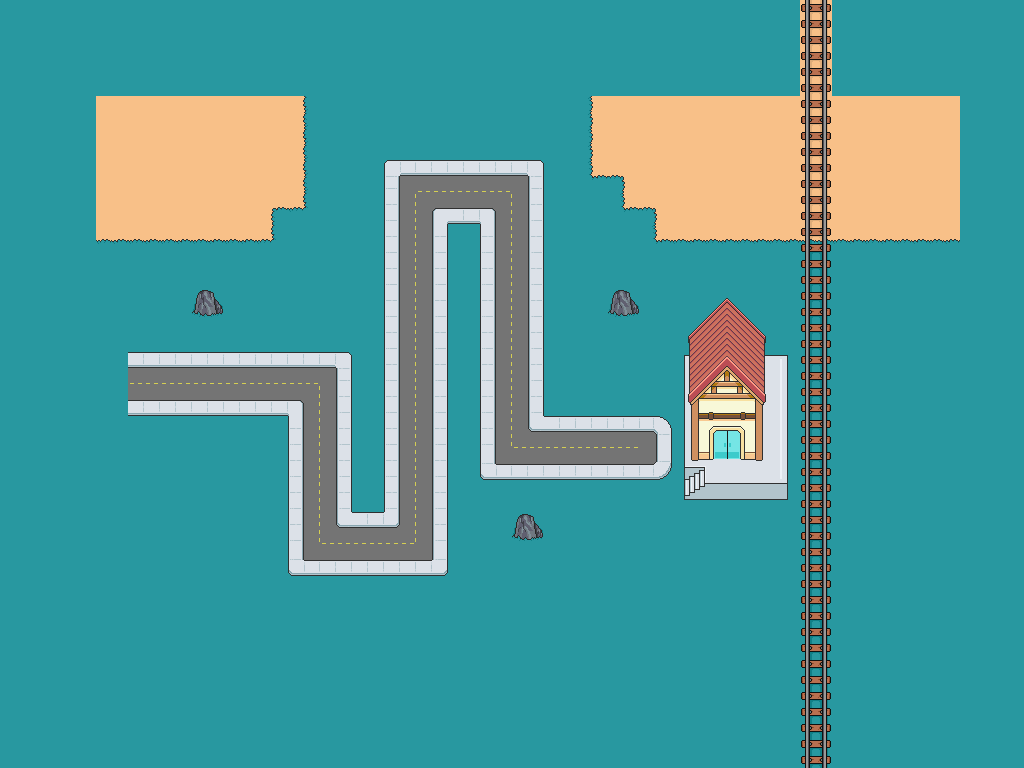

The image is a tile-based game level rendered from a .tmx file. Its description and source (layers, tilesets, objects; grid data summarised) follow:
An orthogonal 32x24 tile map with 32x32 px tiles, 2 tile layers (Tile Layer 1, Tile Layer 2) and 15 objects (6x tower_slot, 5x wave, goal, enemy_path).

<map version="1.4" tiledversion="1.4.3" orientation="orthogonal" renderorder="right-down" width="32" height="24" tilewidth="32" tileheight="32" infinite="0" nextlayerid="4" nextobjectid="21">
 <tileset firstgid="1" name="taipo-tilesheet" tilewidth="32" tileheight="32" tilecount="256" columns="16">
  <image source="taipo-tilesheet.png" width="512" height="512" />
 </tileset>
 <layer id="1" name="Tile Layer 1" width="32" height="24">
  <data>[768 cells, 768 non-empty, 24 distinct tile ids]</data>
 </layer>
 <layer id="3" name="Tile Layer 2" width="32" height="24">
  <data>[768 cells, 64 non-empty, 38 distinct tile ids]</data>
 </layer>
 <objectgroup id="2" name="Object Layer 1" visible="0">
  <object id="1" x="136" y="136" width="752" height="464" />
  <object id="4" type="wave" gid="241" x="136" y="120" width="32" height="32">
   <properties>
    <property name="armor" type="int" value="0" />
    <property name="delay" type="float" value="10" />
    <property name="enemy" value="crab" />
    <property name="hp" type="int" value="200" />
    <property name="index" type="int" value="0" />
    <property name="interval" type="float" value="6" />
    <property name="num" type="int" value="1" />
    <property name="path_index" type="int" value="0" />
    <property name="speed" type="float" value="20" />
   </properties>
  </object>
  <object id="5" x="136" y="64" width="200" height="15.9844">
   <text wrap="1">Enemy Waves</text>
  </object>
  <object id="6" type="wave" gid="241" x="200" y="120" width="32" height="32">
   <properties>
    <property name="armor" type="int" value="0" />
    <property name="delay" type="float" value="10" />
    <property name="enemy" value="snake" />
    <property name="hp" type="int" value="200" />
    <property name="index" type="int" value="1" />
    <property name="interval" type="float" value="3" />
    <property name="num" type="int" value="1" />
    <property name="path_index" type="int" value="0" />
    <property name="speed" type="float" value="20" />
   </properties>
  </object>
  <object id="7" type="wave" gid="241" x="264" y="120" width="32" height="32">
   <properties>
    <property name="armor" type="int" value="0" />
    <property name="delay" type="float" value="10" />
    <property name="enemy" value="skeleton" />
    <property name="hp" type="int" value="200" />
    <property name="index" type="int" value="2" />
    <property name="interval" type="float" value="3" />
    <property name="num" type="int" value="1" />
    <property name="path_index" type="int" value="0" />
    <property name="speed" type="float" value="20" />
   </properties>
  </object>
  <object id="8" type="wave" gid="241" x="328" y="120" width="32" height="32">
   <properties>
    <property name="armor" type="int" value="0" />
    <property name="delay" type="float" value="10" />
    <property name="enemy" value="skeleton2" />
    <property name="hp" type="int" value="200" />
    <property name="index" type="int" value="3" />
    <property name="interval" type="float" value="3" />
    <property name="num" type="int" value="1" />
    <property name="path_index" type="int" value="0" />
    <property name="speed" type="float" value="20" />
   </properties>
  </object>
  <object id="9" type="wave" gid="241" x="392" y="120" width="32" height="32">
   <properties>
    <property name="armor" type="int" value="2" />
    <property name="delay" type="float" value="10" />
    <property name="enemy" value="deathknight" />
    <property name="hp" type="int" value="200" />
    <property name="index" type="int" value="4" />
    <property name="interval" type="float" value="3" />
    <property name="num" type="int" value="1" />
    <property name="path_index" type="int" value="0" />
    <property name="speed" type="float" value="10" />
   </properties>
  </object>
  <object id="10" type="tower_slot" gid="241" x="256" y="448" width="32" height="32">
   <properties>
    <property name="index" type="int" value="2" />
   </properties>
  </object>
  <object id="11" type="tower_slot" gid="241" x="352" y="512" width="32" height="32">
   <properties>
    <property name="index" type="int" value="1" />
   </properties>
  </object>
  <object id="12" type="tower_slot" gid="241" x="352" y="328" width="32" height="32">
   <properties>
    <property name="index" type="int" value="3" />
   </properties>
  </object>
  <object id="13" type="tower_slot" gid="241" x="448" y="360" width="32" height="32">
   <properties>
    <property name="index" type="int" value="5" />
   </properties>
  </object>
  <object id="14" type="tower_slot" gid="241" x="448" y="256" width="32" height="32">
   <properties>
    <property name="index" type="int" value="0" />
   </properties>
  </object>
  <object id="15" type="tower_slot" gid="241" x="576" y="416" width="32" height="32">
   <properties>
    <property name="index" type="int" value="4" />
   </properties>
  </object>
  <object id="16" type="goal" gid="241" x="688" y="288" width="76" height="4">
   <properties>
    <property name="hp" type="int" value="200" />
   </properties>
  </object>
  <object id="17" type="enemy_path" x="128" y="384">
   <properties>
    <property name="index" type="int" value="0" />
   </properties>
   <polyline points="0,0 192,0 192,160 288,160 288,-192 384,-192 384,64 512,64" />
  </object>
 </objectgroup>
</map>